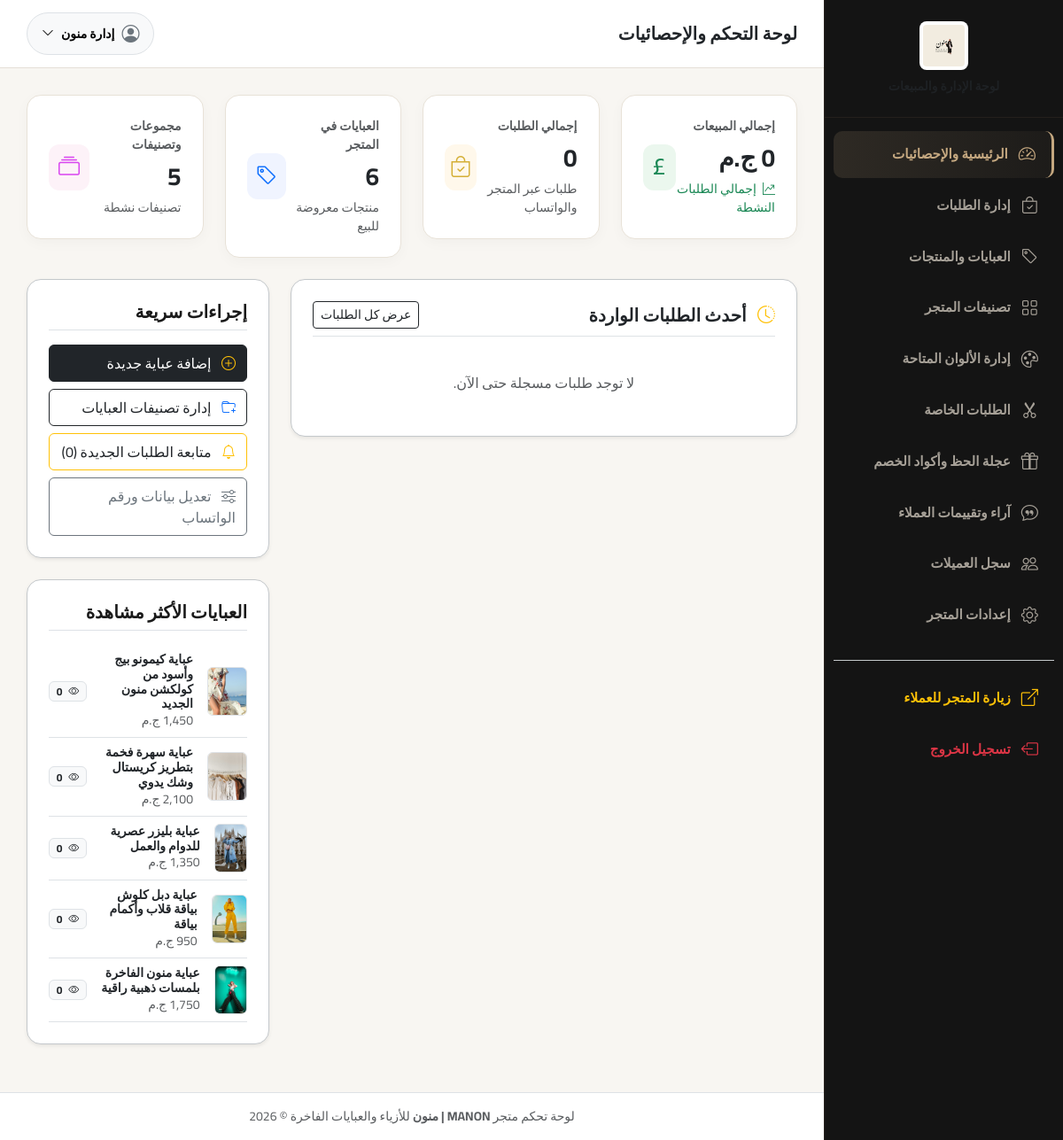
Page /admin/dashboard.php (signed in) on the committed database.
### tables this page shows
CREATE TABLE `products` (
  `id` INT AUTO_INCREMENT PRIMARY KEY,
  `category_id` INT NOT NULL,
  `name` VARCHAR(255) NOT NULL,
  `slug` VARCHAR(255) NOT NULL UNIQUE,
  `sku` VARCHAR(100) NULL,
  `short_desc` VARCHAR(500) NULL,
  `description` LONGTEXT NULL,
  `price` DECIMAL(10,2) NOT NULL,
  `sale_price` DECIMAL(10,2) NULL,
  `stock_quantity` INT NOT NULL DEFAULT 15,
  `sizes` VARCHAR(150) NOT NULL DEFAULT '52, 54, 56, 58, 60',
  `fabric` VARCHAR(150) NOT NULL DEFAULT 'حرير ملكي كوري فاخر',
  `color` VARCHAR(100) NOT NULL DEFAULT 'أسود فاحم ملكي',
  `main_image` VARCHAR(255) NOT NULL,
  `is_featured` TINYINT(1) NOT NULL DEFAULT 0,
  `is_new` TINYINT(1) NOT NULL DEFAULT 1,
  `is_active` TINYINT(1) NOT NULL DEFAULT 1,
  `views_count` INT NOT NULL DEFAULT 0,
  `created_at` DATETIME NOT NULL DEFAULT CURRENT_TIMESTAMP,
  `updated_at` DATETIME NOT NULL DEFAULT CURRENT_TIMESTAMP ON UPDATE CURRENT_TIMESTAMP,
  INDEX (`category_id`),
  INDEX (`slug`),
  INDEX (`is_active`),
  INDEX (`is_featured`),
  INDEX (`is_new`),
  CONSTRAINT `fk_product_category` FOREIGN KEY (`category_id`) REFERENCES `categories` (`id`) ON DELETE RESTRICT ON UPDATE CASCADE
);

### includes/functions.php (called while the page is built, shortened)
<?php
function e($string) {
    return htmlspecialchars((string)$string, ENT_QUOTES, 'UTF-8');
}
function getSetting($key, $default = '') {
    static $settingsCache = null;
    if ($settingsCache === null) {
        $db = getDB();
        try {
            $stmt = $db->query("SELECT setting_key, setting_value FROM settings");
            $settingsCache = $stmt->fetchAll(PDO::FETCH_KEY_PAIR);
        } catch (Exception $e) {
            $settingsCache = [];
        }
    }
    return $settingsCache[$key] ?? $default;
}
function formatPrice($amount) {
    $currency = getSetting('currency', DEFAULT_CURRENCY);
    return number_format((float)$amount, 0) . ' ' . $currency;
}

### admin/dashboard.php (the view, shortened to what this page needs)
<?php
require_once __DIR__ . '/includes/header.php';
$db = getDB();
$totalProducts = $db->query("SELECT COUNT(*) FROM products")->fetchColumn();
$totalCategories = $db->query("SELECT COUNT(*) FROM categories")->fetchColumn();
$totalOrders = $db->query("SELECT COUNT(*) FROM orders")->fetchColumn();
$totalSales = $db->query("SELECT COALESCE(SUM(total), 0) FROM orders WHERE status != 'cancelled'")->fetchColumn();
$recentOrders = $db->query("
    SELECT * FROM orders
    ORDER BY id DESC
    LIMIT 6
")->fetchAll();
$topProducts = $db->query("
    SELECT p.*, c.name as category_name
    FROM products p
    JOIN categories c ON p.category_id = c.id
    ORDER BY p.views_count DESC, p.id DESC
    LIMIT 5
")->fetchAll();
?>
<div class="row g-4 mb-4">
    <div class="col-xl-3 col-sm-6">
        <div class="stat-card d-flex align-items-center justify-content-between">
            <div>
                <div class="text-muted small fw-bold mb-1">إجمالي المبيعات</div>
                <div class="fs-3 fw-bold text-dark"><?= formatPrice($totalSales) ?></div>
                <div class="text-success small mt-1"><i class="bi bi-graph-up-arrow me-1"></i> إجمالي الطلبات النشطة</div>
            </div>
            <div class="stat-icon" style="background: #EBF7EE; color: #198754;">
                <i class="bi bi-currency-pound"></i>
            </div>
        </div>
    </div>
    <div class="col-xl-3 col-sm-6">
        <div class="stat-card d-flex align-items-center justify-content-between">
            <div>
                <div class="text-muted small fw-bold mb-1">إجمالي الطلبات</div>
                <div class="fs-3 fw-bold text-dark"><?= number_format($totalOrders) ?></div>
                <div class="text-muted small mt-1">طلبات عبر المتجر والواتساب</div>
            </div>
            <div class="stat-icon" style="background: #FFF8EB; color: #D4AF37;">
                <i class="bi bi-bag-check"></i>
            </div>
        </div>
    </div>
    <div class="col-xl-3 col-sm-6">
        <div class="stat-card d-flex align-items-center justify-content-between">
            <div>
                <div class="text-muted small fw-bold mb-1">العبايات في المتجر</div>
                <div class="fs-3 fw-bold text-dark"><?= number_format($totalProducts) ?></div>
                <div class="text-muted small mt-1">منتجات معروضة للبيع</div>
            </div>
            <div class="stat-icon" style="background: #F0F4FF; color: #0D6EFD;">
                <i class="bi bi-tag"></i>
            </div>
        </div>
    </div>
    <div class="col-xl-3 col-sm-6">
        <div class="stat-card d-flex align-items-center justify-content-between">
            <div>
                <div class="text-muted small fw-bold mb-1">مجموعات وتصنيفات</div>
                <div class="fs-3 fw-bold text-dark"><?= number_format($totalCategories) ?></div>
                <div class="text-muted small mt-1">تصنيفات نشطة</div>
            </div>
            <div class="stat-icon" style="background: #FDF2F8; color: #D946EF;">
                <i class="bi bi-collection"></i>
            </div>
        </div>
    </div>
</div>
<div class="row g-4 mb-4">
    <div class="col-lg-8">
        <div class="bg-white p-4 rounded-4 shadow-sm border border-secondary-subtle">
            <div class="d-flex justify-content-between align-items-center mb-3 pb-2 border-bottom">
                <h5 class="fw-bold mb-0 text-dark"><i class="bi bi-clock-history me-2 text-warning"></i> أحدث الطلبات الواردة</h5>
                <a href="orders.php" class="btn btn-sm btn-outline-dark">عرض كل الطلبات</a>
            </div>
            <?php if (empty($recentOrders)): ?>
                <div class="text-center py-4 text-muted">
                    <p class="mb-0">لا توجد طلبات مسجلة حتى الآن.</p>
                </div>
            <?php endif; ?>
        </div>
    </div>
    <div class="col-lg-4">
        <div class="bg-white p-4 rounded-4 shadow-sm border border-secondary-subtle mb-4">
            <h5 class="fw-bold mb-3 pb-2 border-bottom">إجراءات سريعة</h5>
            <div class="d-grid gap-2">
                <a href="product-add.php" class="btn btn-dark text-start py-2">
                    <i class="bi bi-plus-circle me-2 text-warning"></i> إضافة عباية جديدة
                </a>
                <a href="categories.php" class="btn btn-outline-dark text-start py-2">
                    <i class="bi bi-folder-plus me-2 text-primary"></i> إدارة تصنيفات العبايات
                </a>
                <a href="orders.php?status=new" class="btn btn-outline-warning text-dark text-start py-2">
                    <i class="bi bi-bell me-2 text-warning"></i> متابعة الطلبات الجديدة (<?= $newOrdersCount ?>)
                </a>
                <a href="settings.php" class="btn btn-outline-secondary text-start py-2">
                    <i class="bi bi-sliders me-2"></i> تعديل بيانات ورقم الواتساب
                </a>
            </div>
        </div>
        <div class="bg-white p-4 rounded-4 shadow-sm border border-secondary-subtle">
            <h5 class="fw-bold mb-3 pb-2 border-bottom">العبايات الأكثر مشاهدة</h5>
            <?php foreach ($topProducts as $p): ?>
                <div class="d-flex align-items-center gap-3 py-2 border-bottom">
                    <img src="<?= BASE_URL . e($p['main_image']) ?>" class="rounded-2 border object-fit-cover" style="width: 45px; height: 55px;">
                    <div class="flex-grow-1">
                        <h6 class="mb-0 small fw-bold text-dark"><?= e($p['name']) ?></h6>
                        <div class="small text-muted"><?= formatPrice($p['sale_price'] ?: $p['price']) ?></div>
                    </div>
                    <span class="badge bg-light text-dark border small"><i class="bi bi-eye me-1"></i> <?= $p['views_count'] ?></span>
                </div>
            <?php endforeach; ?>
        </div>
    </div>
</div>
<?php require_once __DIR__ . '/includes/footer.php'; ?>

### admin/includes/header.php (style rules this page uses)
:root { --sidebar-bg: #141414; --sidebar-color: #B3ADA5; --gold-accent: #C5A880; --body-bg: #F8F6F2; }
body { font-family: 'Cairo', sans-serif; background-color: var(--body-bg); color: #1A1A1A; margin: 0; direction: rtl; }
.stat-card { background: #FFFFFF; border-radius: 16px; padding: 24px; border: 1px solid #E8E2D8; box-shadow: 0 4px 15px rgba(0,0,0,0.03); transition: transform 0.25s ease; }
.stat-icon { width: 52px; height: 52px; border-radius: 12px; background: #F5EFEB; color: var(--gold-accent); display: flex; align-items: center; justify-content: center; font-size: 1.5rem; }

### rows in the picture
products: main_image (picture), name "عباية كيمونو بيج وأسود من كولكشن منون الجديد", sale_price "1,450 ج.م", views_count "0"
products: main_image (picture), name "عباية سهرة فخمة بتطريز كريستال وشك يدوي", sale_price "2,100 ج.م", views_count "0"
products: main_image (picture), name "عباية بليزر عصرية للدوام والعمل", formatPrice($p['sale_price'] ?: $p['price']) "1,350 ج.م", views_count "0"
products: main_image (picture), name "عباية دبل كلوش بياقة قلاب وأكمام بياقة", sale_price "950 ج.م", views_count "0"
products: main_image (picture), name "عباية منون الفاخرة بلمسات ذهبية راقية", sale_price "1,750 ج.م", views_count "0"

### other values in the picture
$adminTitle "لوحة التحكم والإحصائيات"
$adminUser['name'] "إدارة منون"
formatPrice($totalSales) "0 ج.م"
$totalOrders "0"
$totalProducts "6"
$totalCategories "5"
$newOrdersCount "0"
